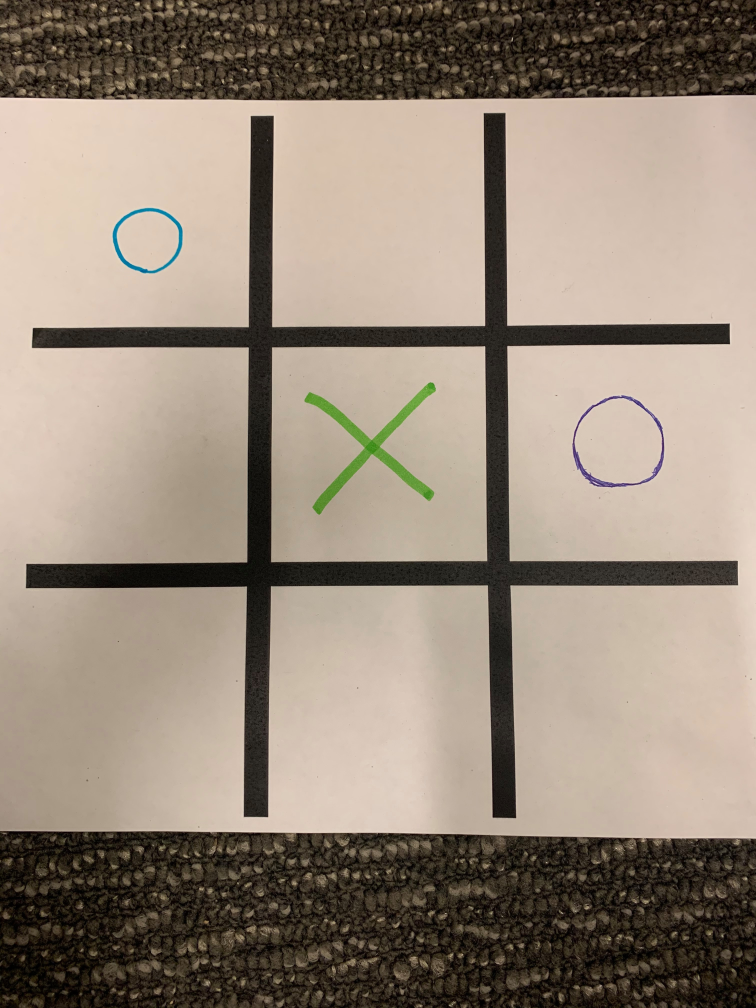
#> input picture grid2.jpg, 3024 x 4032 px (shown at 1/4 size)
$ python crop.py
#> lines starting #> are read from the running program, lines starting #| are printed output that depends on the picture
# Python programe to illustrate
# corner detection with
# Harris Corner Detection Method

# organizing imports
import cv2
import numpy as np

# path to input image specified and
# image is loaded with imread command
image = cv2.imread('grid2.jpg')
#> image is the input picture: shape (4032, 3024, 3); mean B, G, R 121.1, 135.5, 149.3
image = cv2.resize(image, (600, 600))
#> image: shape (600, 600, 3)

firstBox = image[80:204, 25:196] #[y, x]
cv2.imshow("0,0", firstBox)
cv2.imwrite("firstbox.png", firstBox)

secondBox = image[80:202, 220:378] #[y, x]
cv2.imshow("0,1", secondBox)
cv2.imwrite("secondbox.png", secondBox)

thirdBox = image[80:200, 401:572] #[y, x]
cv2.imshow("0,2", thirdBox)
cv2.imwrite("thirdbox.png", thirdBox)

fourthBox = image[227:344, 30:195] #[y, x]
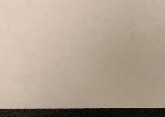
#> fourthBox: shape (117, 165, 3); mean B, G, R 146, 161.7, 177.1
cv2.imshow("1,0", fourthBox)
cv2.imwrite("fourthbox.png", fourthBox)

fifthBox = image[230:335, 230:380]
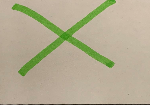
#> fifthBox: shape (105, 150, 3); mean B, G, R 145.3, 171.7, 178.8
cv2.imshow("1,1", fifthBox)
cv2.imwrite("fifthbox.png", fifthBox)

sixthBox = image[220:338, 410:572]
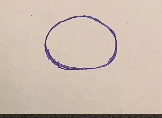
#> sixthBox: shape (118, 162, 3); mean B, G, R 174.7, 188, 204.7
cv2.imshow("1,2", sixthBox)
cv2.imwrite("sixthbox.png", sixthBox)

seventhBox = image[367:502, 25:197]
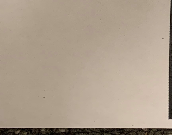
#> seventhBox: shape (135, 172, 3); mean B, G, R 140.7, 157.8, 172.9
cv2.imshow("2,0", seventhBox)
cv2.imwrite("seventhbox.png", seventhBox)

eigthBox = image[365:500, 223:385]
cv2.imshow("2,1", eigthBox)
cv2.imwrite("eigthbox.png", eigthBox)

ninthBox = image[361:500, 415:587]
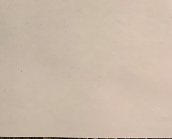
#> ninthBox: shape (139, 172, 3); mean B, G, R 169.3, 185.4, 202.6
cv2.imshow("2,2", ninthBox)
cv2.imwrite("ninthbox.png", ninthBox)

# convert the input image into
# grayscale color space
operatedImage = cv2.cvtColor(image, cv2.COLOR_BGR2GRAY)

# modify the data type
# setting to 32-bit floating point
operatedImage = np.float32(operatedImage)

# apply the cv2.cornerHarris method
# to detect the corners with appropriate
# values as input parameters
dest = cv2.cornerHarris(operatedImage, 2, 5, 0.07)

# Results are marked through the dilated corners
dest = cv2.dilate(dest, None)
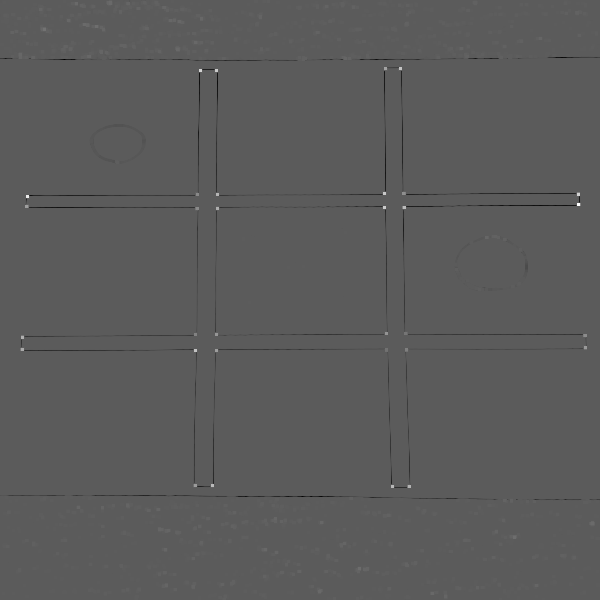
#> dest: shape (600, 600) float32; min -1.81e+09, max 3.25e+09, mean -4027868; drawn with min black and max white

# Reverting back to the original image,
# with optimal threshold value
image[dest > 0.01 * dest.max()] = [0, 0, 255]
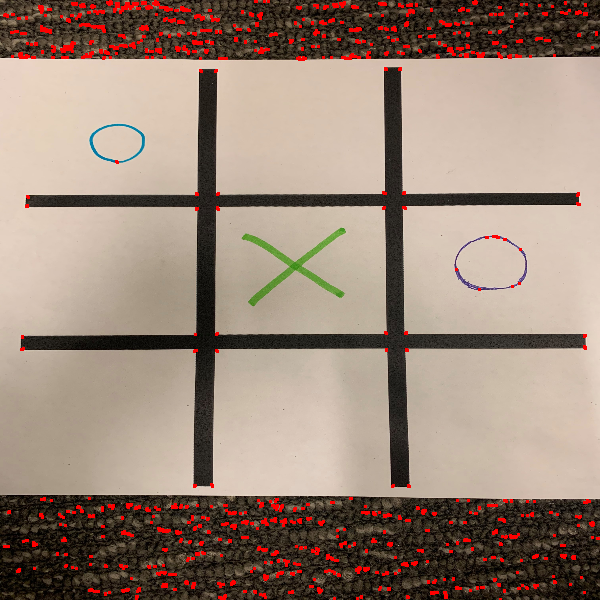
#> image: shape (600, 600, 3); mean B, G, R 119.5, 133.4, 153.8

# the window showing output image with corners
cv2.imshow('Image with Borders', image)

# De-allocate any associated memory usage
if cv2.waitKey(0) & 0xff == 27:
#> (key Esc is pressed here)
    cv2.destroyAllWindows()

$ run again, with ximage.jpg copied over grid2.jpg
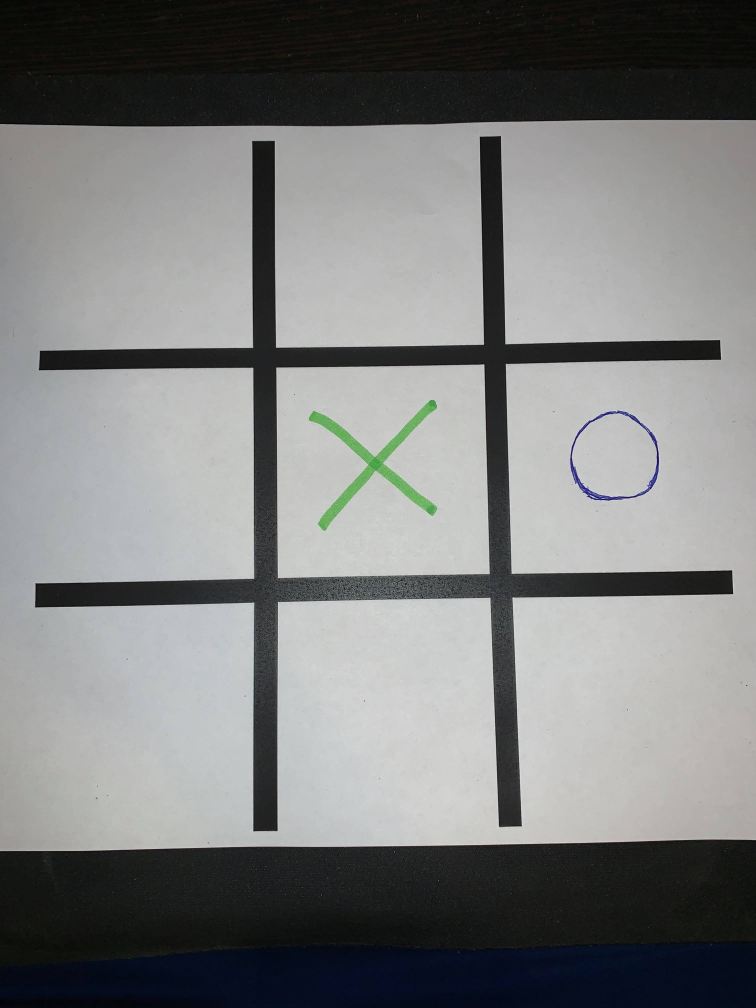
#> input picture ximage.jpg, 3024 x 4032 px (shown at 1/4 size)
#> image is the input picture: shape (4032, 3024, 3); mean B, G, R 125.8, 126, 124.9
#> `dest = cv2.dilate(dest, None)`:
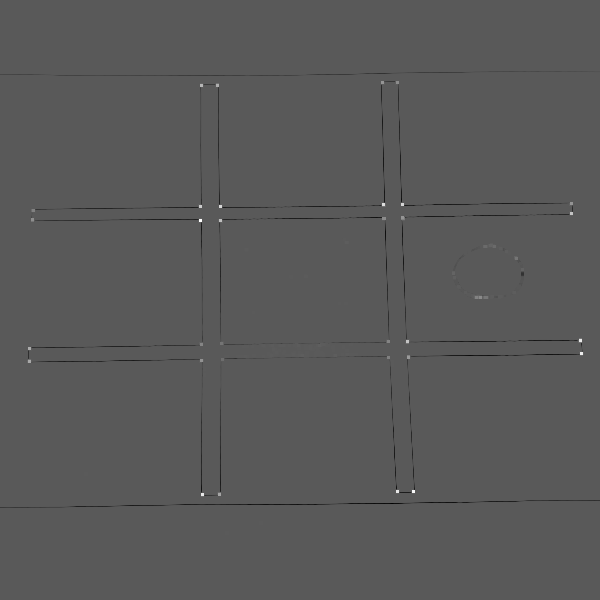
#> dest: shape (600, 600) float32; min -1.55e+09, max 2.85e+09, mean -6810677.5; drawn with min black and max white
#> `image[dest > 0.01 * dest.max()] = [0, 0, 255]`:
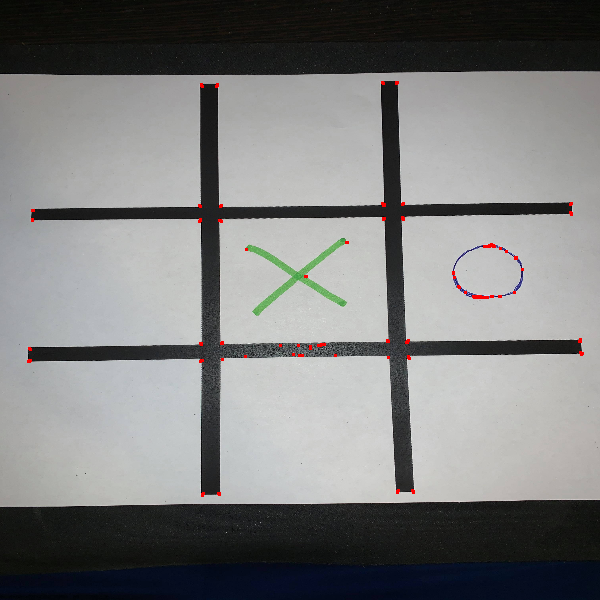
#> image: shape (600, 600, 3); mean B, G, R 125.5, 125.7, 125.2
